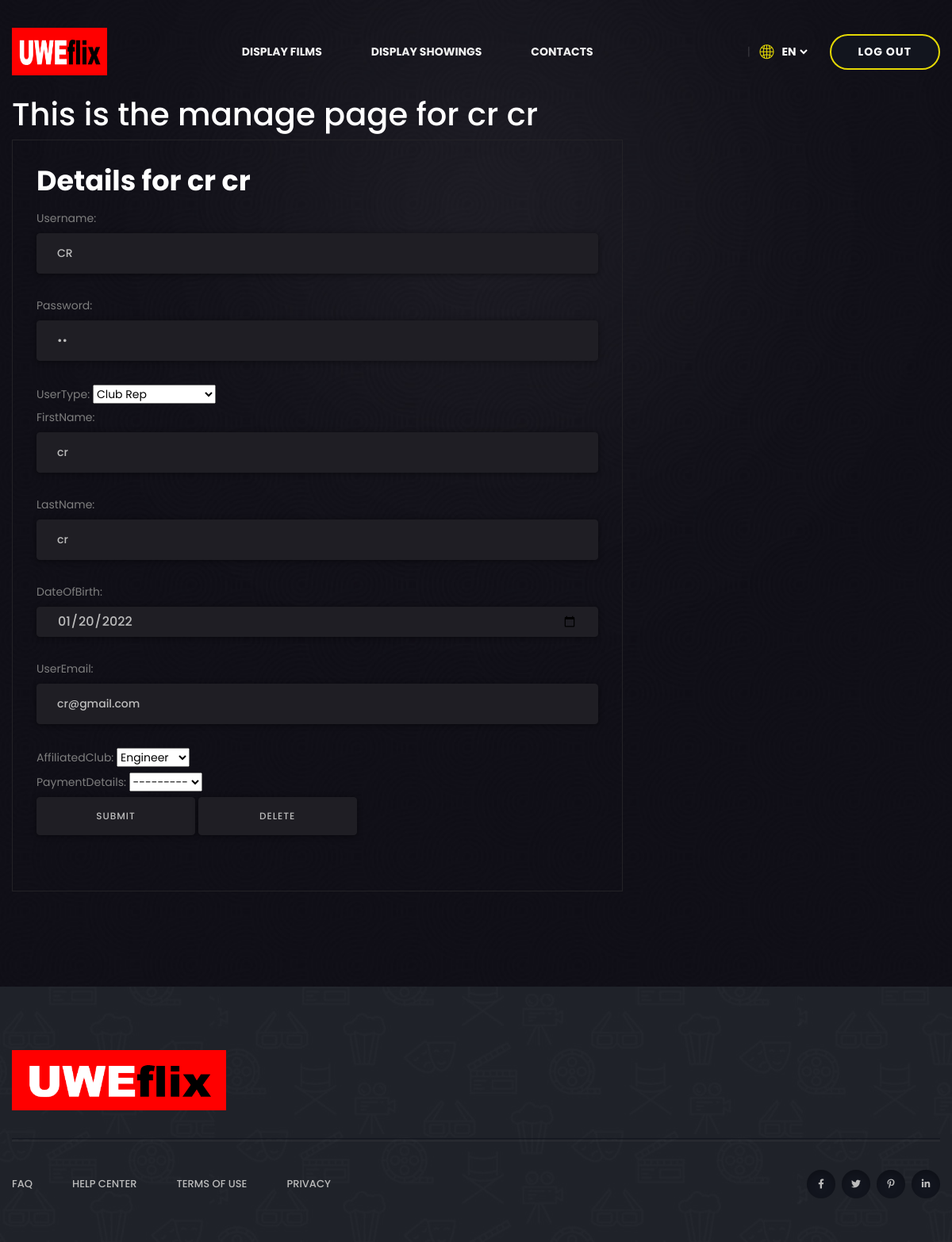
Screenshot of /accounts/user/25/ (signed in) with the database file from the repository.
### accounts/models.py (models this page shows, shortened)
class User(models.Model):
    username = models.CharField(max_length=255)
    password = models.CharField(max_length=255)
    class UserType(models.TextChoices):
        CUSTOMER = 'C', _('Customer')
        STUDENT = 'S', _('Student')
        CLUBREP = 'CR', _('Club Rep')
        ACCOUNTSMANAGER = 'AM', _('Accounts Manager')
        CINEMAMANAGER = 'CM', _('Cinema Manager')
    userType = models.CharField(
        max_length = 2,
        choices = UserType.choices,
        default = UserType.CUSTOMER
    )
    firstName = models.CharField(max_length=255)
    lastName = models.CharField(max_length=255)
    dateOfBirth = models.DateField()
    userEmail = models.CharField(max_length=255)
    affiliatedClub = models.ForeignKey(Club, on_delete=models.CASCADE, blank=True, null=True)
    paymentDetails = models.ForeignKey(PaymentDetails, on_delete=models.CASCADE, blank=True, null=True)
    balance = models.IntegerField(default=0, validators=[MinValueValidator(-150)])
    activated = models.BooleanField(default=False)

### accounts/views.py (the view, shortened to what this page needs)
# urls.py: path('user/<int:userID>/', views.manageUser, {'user_required': True, 'user_types_required': (User.UserType.CINEMAMANAGER)}, name="manageUser"),
def manageUser(request, userID, user_required=True, user_types_required=(User.UserType.ACCOUNTSMANAGER)):
    user = get_object_or_404(User, pk=userID)
    userForm = UserForm(request.POST or None, instance=user)
    context = {
        'user': user,
        'userForm': userForm
    }
    if request.method != 'POST':
        return render(request, 'accounts/manageUser.html', context)

### accounts/models.py
class UserForm(forms.ModelForm):
    class Meta:
        model = User
        fields = ('username', 'password', 'userType', 'firstName', 'lastName', 'dateOfBirth', 'userEmail', 'affiliatedClub', 'paymentDetails',) #'__all__'
        widgets = {
            'dateOfBirth': forms.DateInput(
                format=('%Y-%m-%d'),
                attrs={'class': 'form-control',
                    'placeholder': 'Select a date',
                    'type': 'date'
                }),
            'password': forms.TextInput(
                attrs={
                    'placeholder': 'Enter a password',
                    'type': 'password'
                }
            )
        }

### accounts/permissions.py (called while the page is built)
    def __call__(self, request):
        response = self.get_response(request)
        return response

    def process_view(self, request, view_func, view_args, view_kwargs):
        user_required = view_kwargs.get('user_required', None)
        user_types_required = view_kwargs.get('user_types_required', None)
        if user_required or user_types_required:
            user = self.get_authenticated_user(request)
            if not user:
                return redirect(reverse('login') + '?message=Login Required')
            if user_types_required and user.userType not in user_types_required:
                return redirect(reverse('home') + '?message=You do not have the relevant permissions')

    @staticmethod
    def get_authenticated_user(request):
        user_id = request.session.get('id', None)
        if user_id:
            try:
                user = User.objects.get(pk=user_id)
                return user
            except User.DoesNotExist:
                return None
        return None

### clubRep/models.py (called while the page is built)
    def __str__(self):
        return self.clubName

### accounts/templates/accounts/manageUser.html (shortened to what this page needs)
{% extends "uwe/base.html" %}
{% load static %}
{% block content %}
<section class="contact-area contact-bg" data-background="{% static 'uwe/img/bg/contact_bg.jpg' %}">
    <div class="container">
        <h1>This is the manage page for {{ user.firstName }} {{ user.lastName }}</h1>
        <div class="row">
            <div class="col-xl-8 col-lg-7">
                <div class="contact-form">
                    <form action="{% url 'accounts:manageUser' user.id%}" method="post">
                        <fieldset>
                            <legend>
                                <h2>Details for {{ user.firstName }} {{ user.lastName }}</h2>
                            </legend>
                            {% for field in userForm %}
                            <div class="fieldContainer">
                                {{ field.label_tag }} {{ field }}
                            </div>
                            {% endfor %}
                            <input type="submit" class="btn" name="submit" value="Submit">
                            <input type="submit" class="btn" name="delete" value="Delete">
                        </fieldset>
                    </form>
                </div>
            </div>
        </div>
    </div>
</section>
                    {%endblock%}

### uwe/static/uwe/css/style.css (style rules this page uses)
body { font-family: 'Poppins', sans-serif; font-weight: 500; font-style: normal; font-size: 14px; color: #bcbcbc; }
h1, h2, h3, h4, h5, h6 { font-family: 'Poppins', sans-serif; color: #fff; margin-top: 0px; font-style: normal; font-weight: 700; text-transform: normal; }
h1 { font-size: 40px; font-weight: 500; }
h2 { font-size: 35px; }
label { color: #7e7e7e; cursor: pointer; font-size: 14px; font-weight: 400; }
*::placeholder { color: #555555; font-size: 14px; opacity: 1; }
.btn { user-select: none; -moz-user-select: none; background: #12151e none repeat scroll 0 0; border: 2px solid #e4d804; border-radius: 50px; color: #e3dfdf; cursor: pointer; display: inline-block; font-size: 12px; font-weight: 700; letter-spacing: 1px; line-height: 1.5; margin-bottom: 0; padding: 16px 34px; text-align: center; text-transform: uppercase; touch-action: manipulation; transition: all 0.3s ease 0s; vertical-align: middle; white-space: nowrap; max-width: 200px; }
.contact-bg { background-position: top center; background-size: cover; padding: 120px 0; }
.contact-form { padding: 30px 30px 40px; border: 1px solid #232226; }
.contact-form input, .contact-form textarea { width: 100%; border: 1px solid #1f1e24; background: #1f1e24; border-radius: 4px; color: #bcbcbc; box-shadow: 0px 1px 7px 0px rgba(0, 0, 0, 0.46); font-weight: 500; padding: 14px 25px; margin-bottom: 30px; transition: .3s linear; }
.contact-form input::placeholder, .contact-form textarea::placeholder { color: #bcbcbc; font-weight: 500; }

### rows the page displays
User: firstName "cr", lastName "cr", userForm "CR" "Club Rep" "cr" "cr" "01/20/2022" "cr@gmail.com" "Engineer" "---------"

### other values shown
{{ field.label_tag }} "Username:" "Password:" "UserType:" "FirstName:" "LastName:" "DateOfBirth:" "UserEmail:" "AffiliatedClub:" "PaymentDetails:"
